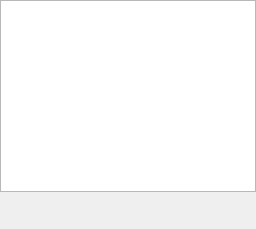
           <widget class="QWidget" name="graphyTab">
            <attribute name="title">
             <string notr="true">图形(&amp;G)</string>
            </attribute>
            <layout class="QVBoxLayout" name="verticalLayout_4">
             <property name="leftMargin">
              <number>0</number>
             </property>
             <property name="topMargin">
              <number>0</number>
             </property>
             <property name="rightMargin">
              <number>0</number>
             </property>
             <property name="bottomMargin">
              <number>0</number>
             </property>
             <item>
              <widget class="QGraphicsView" name="moveGraphicsView">
               <property name="sizePolicy">
                <sizepolicy hsizetype="Preferred" vsizetype="Expanding">
                 <horstretch>0</horstretch>
                 <verstretch>0</verstretch>
                </sizepolicy>
               </property>
               <property name="font">
                <font>
                 <family>黑体</family>
                 <pointsize>11</pointsize>
                </font>
               </property>
               <property name="toolTip">
                <string notr="true"/>
               </property>
               <property name="statusTip">
                <string notr="true"/>
               </property>
               <property name="whatsThis">
                <string notr="true"/>
               </property>
               <property name="accessibleName">
                <string notr="true"/>
               </property>
               <property name="accessibleDescription">
                <string notr="true"/>
               </property>
              </widget>
             </item>
             <item>
              <layout class="QHBoxLayout" name="horizontalLayout_7">
               <property name="sizeConstraint">
                <enum>QLayout::SetDefaultConstraint</enum>
               </property>
               <item>
                <spacer name="horizontalSpacer_7">
                 <property name="orientation">
                  <enum>Qt::Horizontal</enum>
                 </property>
                 <property name="sizeHint" stdset="0">
                  <size>
                   <width>40</width>
                   <height>20</height>
                  </size>
                 </property>
                </spacer>
               </item>
               <item>
                <widget class="QToolButton" name="btnAdjustPlace">
                 <property name="toolTip">
                  <string notr="true"/>
                 </property>
                 <property name="statusTip">
                  <string notr="true"/>
                 </property>
                 <property name="whatsThis">
                  <string notr="true"/>
                 </property>
                 <property name="accessibleName">
                  <string notr="true"/>
                 </property>
                 <property name="accessibleDescription">
                  <string notr="true"/>
                 </property>
                 <property name="text">
                  <string notr="true"/>
                 </property>
                 <property name="iconSize">
                  <size>
                   <width>24</width>
                   <height>24</height>
                  </size>
                 </property>
                 <property name="toolButtonStyle">
                  <enum>Qt::ToolButtonTextBesideIcon</enum>
                 </property>
                 <property name="autoRaise">
                  <bool>true</bool>
                 </property>
                </widget>
               </item>
               <item>
                <spacer name="horizontalSpacer_8">
                 <property name="orientation">
                  <enum>Qt::Horizontal</enum>
                 </property>
                 <property name="sizeHint" stdset="0">
                  <size>
                   <width>40</width>
                   <height>20</height>
                  </size>
                 </property>
                </spacer>
               </item>
               <item>
                <widget class="QToolButton" name="btnExportMove">
                 <property name="toolTip">
                  <string notr="true"/>
                 </property>
                 <property name="statusTip">
                  <string notr="true"/>
                 </property>
                 <property name="whatsThis">
                  <string notr="true"/>
                 </property>
                 <property name="accessibleName">
                  <string notr="true"/>
                 </property>
                 <property name="accessibleDescription">
                  <string notr="true"/>
                 </property>
                 <property name="text">
                  <string notr="true"/>
                 </property>
                 <property name="iconSize">
                  <size>
                   <width>24</width>
                   <height>24</height>
                  </size>
                 </property>
                 <property name="toolButtonStyle">
                  <enum>Qt::ToolButtonTextBesideIcon</enum>
                 </property>
                 <property name="autoRaise">
                  <bool>true</bool>
                 </property>
                </widget>
               </item>
               <item>
                <spacer name="horizontalSpacer_9">
                 <property name="orientation">
                  <enum>Qt::Horizontal</enum>
                 </property>
                 <property name="sizeHint" stdset="0">
                  <size>
                   <width>40</width>
                   <height>20</height>
                  </size>
                 </property>
                </spacer>
               </item>
              </layout>
             </item>
            </layout>
           </widget>
